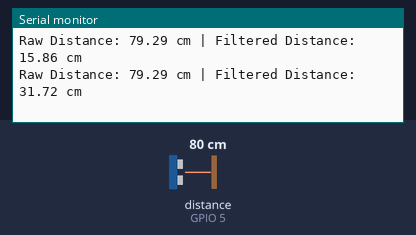
Simulated run of this program. Board: Seeed XIAO ESP32-S3. On the bench: the last lines printed to the serial monitor. Wiring (inferred from the names in the program): ultrasonic range finder: trigger GPIO 6; echo GPIO 5. Inputs (shaded band) come from the test bench; at power-on: distance to the obstacle (sensor on GPIO 5) 80 cm. The echo pulse lasts 58.3 µs per cm; nothing arrives over Bluetooth unless stated; a phone connects over Bluetooth LE 3 s after start.

Above: at 1.8 s.
1.9 s: distance to the obstacle (sensor on GPIO 5) set to 2 cm
At 3.4 s:
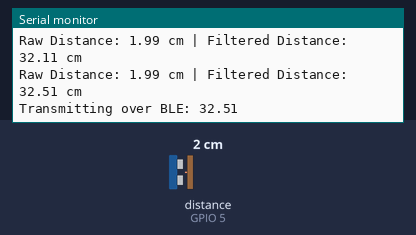
5.5 s: distance to the obstacle (sensor on GPIO 5) set to 4 cm
At 6.8 s:
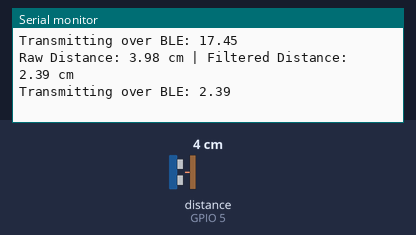
Timing chart, 0 to 8.5 s (numbered marks = the images above; inputs shaded):
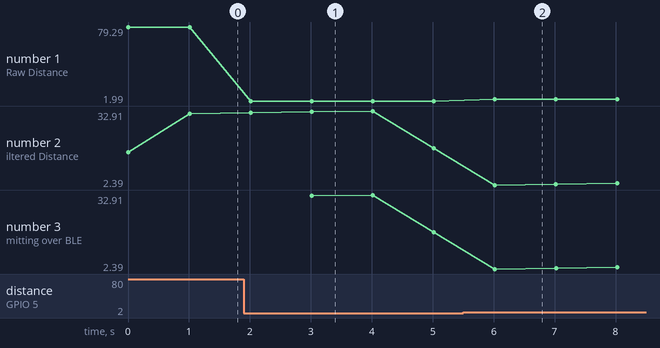

Measured:
- after the input at 1.9 s, the serial monitor: prints a new line after 0.11 s (image 1)
- after the input at 5.5 s, the serial monitor: prints a new line after 0.52 s (image 2)
- plotted number 1: 79.29 → 1.99 after the input at 1.9 s, 1.99 → 3.98 after the input at 5.5 s
- plotted number 2: 31.72 → 17.45 after the input at 1.9 s, 17.45 → 3.98 after the input at 5.5 s
- plotted number 3: 17.45 → 3.98 after the input at 5.5 s

The program:

main.cpp
```cpp
#include <Arduino.h>
#include <BLEDevice.h>
#include <BLEServer.h>
#include <BLEUtils.h>
#include <BLE2902.h>
#include <stdlib.h>

BLEServer* pServer = NULL;
BLECharacteristic* pCharacteristic = NULL;
bool deviceConnected = false;
bool oldDeviceConnected = false;
unsigned long previousMillis = 0;
const long interval = 1000;

// TODO: add new global variables for your sensor readings and processed data
const int trigPin = 6;
const int echoPin = 5;

#define NUM_SAMPLES 5
float distanceSamples[NUM_SAMPLES] = {0};
int sampleIndex = 0;

#define SERVICE_UUID        "705eac08-e46d-4df9-a1d9-7e87a7597e2d"
#define CHARACTERISTIC_UUID "9b85c59c-4170-4176-902c-8f2ee4a294e7"
// TODO: add DSP algorithm functions here
float getDistance() {
    digitalWrite(trigPin, LOW);
    delayMicroseconds(2);
    digitalWrite(trigPin, HIGH);
    delayMicroseconds(10);
    digitalWrite(trigPin, LOW);

    long duration = pulseIn(echoPin, HIGH);
    return duration * 0.034 / 2;
}

float movingAverageFilter(float newSample) {
    distanceSamples[sampleIndex] = newSample;
    sampleIndex = (sampleIndex + 1) % NUM_SAMPLES;

    float sum = 0;
    for (int i = 0; i < NUM_SAMPLES; i++) {
        sum += distanceSamples[i];
    }
    return sum / NUM_SAMPLES;
}

class MyServerCallbacks : public BLEServerCallbacks {
    void onConnect(BLEServer* pServer) {
        deviceConnected = true;
    };

    void onDisconnect(BLEServer* pServer) {
        deviceConnected = false;
    }
};

void setup() {
    Serial.begin(115200);
    Serial.println("Starting BLE work!");

    // TODO: add codes for handling your sensor setup (pinMode, etc.)
    pinMode(trigPin, OUTPUT);
    pinMode(echoPin, INPUT);

    // TODO: name your device to avoid conflictions
    BLEDevice::init("ShangmingYunqing_Server");
    pServer = BLEDevice::createServer();
    pServer->setCallbacks(new MyServerCallbacks());
    BLEService *pService = pServer->createService(SERVICE_UUID);
    pCharacteristic = pService->createCharacteristic(
        CHARACTERISTIC_UUID,
        BLECharacteristic::PROPERTY_READ |
        BLECharacteristic::PROPERTY_WRITE |
        BLECharacteristic::PROPERTY_NOTIFY
    );
    pCharacteristic->addDescriptor(new BLE2902());
    pCharacteristic->setValue("Hello World");
    pService->start();
    BLEAdvertising *pAdvertising = BLEDevice::getAdvertising();
    pAdvertising->addServiceUUID(SERVICE_UUID);
    pAdvertising->setScanResponse(true);
    pAdvertising->setMinPreferred(0x06);
    pAdvertising->setMinPreferred(0x12);
    BLEDevice::startAdvertising();
    Serial.println("Characteristic defined! Now you can read it in your phone!");
}

void loop() {
    // TODO: add codes for handling your sensor readings (analogRead, etc.)
    float rawDistance = getDistance();
    float filteredDistance = movingAverageFilter(rawDistance);

    // TODO: use your defined DSP algorithm to process the readings
    Serial.print("Raw Distance: ");
    Serial.print(rawDistance);
    Serial.print(" cm | Filtered Distance: ");
    Serial.print(filteredDistance);
    Serial.println(" cm");

    if (deviceConnected) {
        // Send new readings to database
        // TODO: change the following code to send your own readings and processed data
        unsigned long currentMillis = millis();
        if (currentMillis - previousMillis >= interval) {
            if (filteredDistance < 100) {
                char distanceStr[10];
                dtostrf(filteredDistance, 4, 2, distanceStr);
                pCharacteristic->setValue(distanceStr);
                pCharacteristic->notify();
                Serial.print("Transmitting over BLE: ");
                Serial.println(distanceStr);
            }
        }
    }
    // disconnecting
    if (!deviceConnected && oldDeviceConnected) {
        delay(500);
        pServer->startAdvertising();
        Serial.println("Start advertising");
        oldDeviceConnected = deviceConnected;
    }
    // connecting
    if (deviceConnected && !oldDeviceConnected) {
        oldDeviceConnected = deviceConnected;
    }
    delay(1000);
}
```
